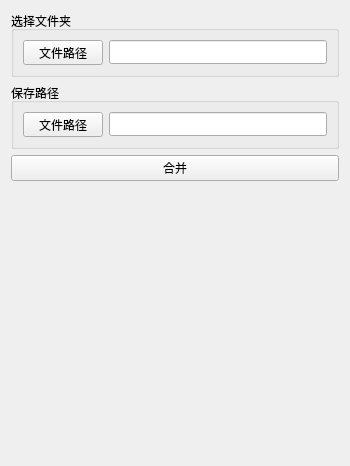
          <widget class="QWidget" name="ExcelMerge">
           <property name="geometry">
            <rect>
             <x>0</x>
             <y>0</y>
             <width>350</width>
             <height>466</height>
            </rect>
           </property>
           <attribute name="label">
            <string>多表合并</string>
           </attribute>
           <layout class="QVBoxLayout" name="verticalLayout_3">
            <item>
             <widget class="QGroupBox" name="groupBox">
              <property name="title">
               <string>选择文件夹</string>
              </property>
              <layout class="QVBoxLayout" name="verticalLayout_2">
               <item>
                <layout class="QHBoxLayout" name="horizontalLayout">
                 <item>
                  <widget class="QPushButton" name="btn_MergeExcelList">
                   <property name="maximumSize">
                    <size>
                     <width>16777215</width>
                     <height>25</height>
                    </size>
                   </property>
                   <property name="text">
                    <string>文件路径</string>
                   </property>
                  </widget>
                 </item>
                 <item>
                  <widget class="QLineEdit" name="lineEditMergeExcelList">
                   <property name="minimumSize">
                    <size>
                     <width>0</width>
                     <height>0</height>
                    </size>
                   </property>
                   <property name="maximumSize">
                    <size>
                     <width>16777215</width>
                     <height>24</height>
                    </size>
                   </property>
                  </widget>
                 </item>
                </layout>
               </item>
              </layout>
             </widget>
            </item>
            <item>
             <widget class="QGroupBox" name="groupBox_2">
              <property name="title">
               <string>保存路径</string>
              </property>
              <layout class="QVBoxLayout" name="verticalLayout_4">
               <item>
                <layout class="QHBoxLayout" name="horizontalLayout_2">
                 <item>
                  <widget class="QPushButton" name="btn_SaveMergeExcel">
                   <property name="maximumSize">
                    <size>
                     <width>16777215</width>
                     <height>25</height>
                    </size>
                   </property>
                   <property name="text">
                    <string>文件路径</string>
                   </property>
                  </widget>
                 </item>
                 <item>
                  <widget class="QLineEdit" name="lineEdit_SaveMergeExcel">
                   <property name="minimumSize">
                    <size>
                     <width>0</width>
                     <height>0</height>
                    </size>
                   </property>
                   <property name="maximumSize">
                    <size>
                     <width>16777215</width>
                     <height>24</height>
                    </size>
                   </property>
                  </widget>
                 </item>
                </layout>
               </item>
              </layout>
             </widget>
            </item>
            <item>
             <widget class="QPushButton" name="btn_ExcelMerge">
              <property name="text">
               <string>合并</string>
              </property>
             </widget>
            </item>
            <item>
             <spacer name="verticalSpacer">
              <property name="orientation">
               <enum>Qt::Vertical</enum>
              </property>
              <property name="sizeHint" stdset="0">
               <size>
                <width>20</width>
                <height>40</height>
               </size>
              </property>
             </spacer>
            </item>
           </layout>
          </widget>
